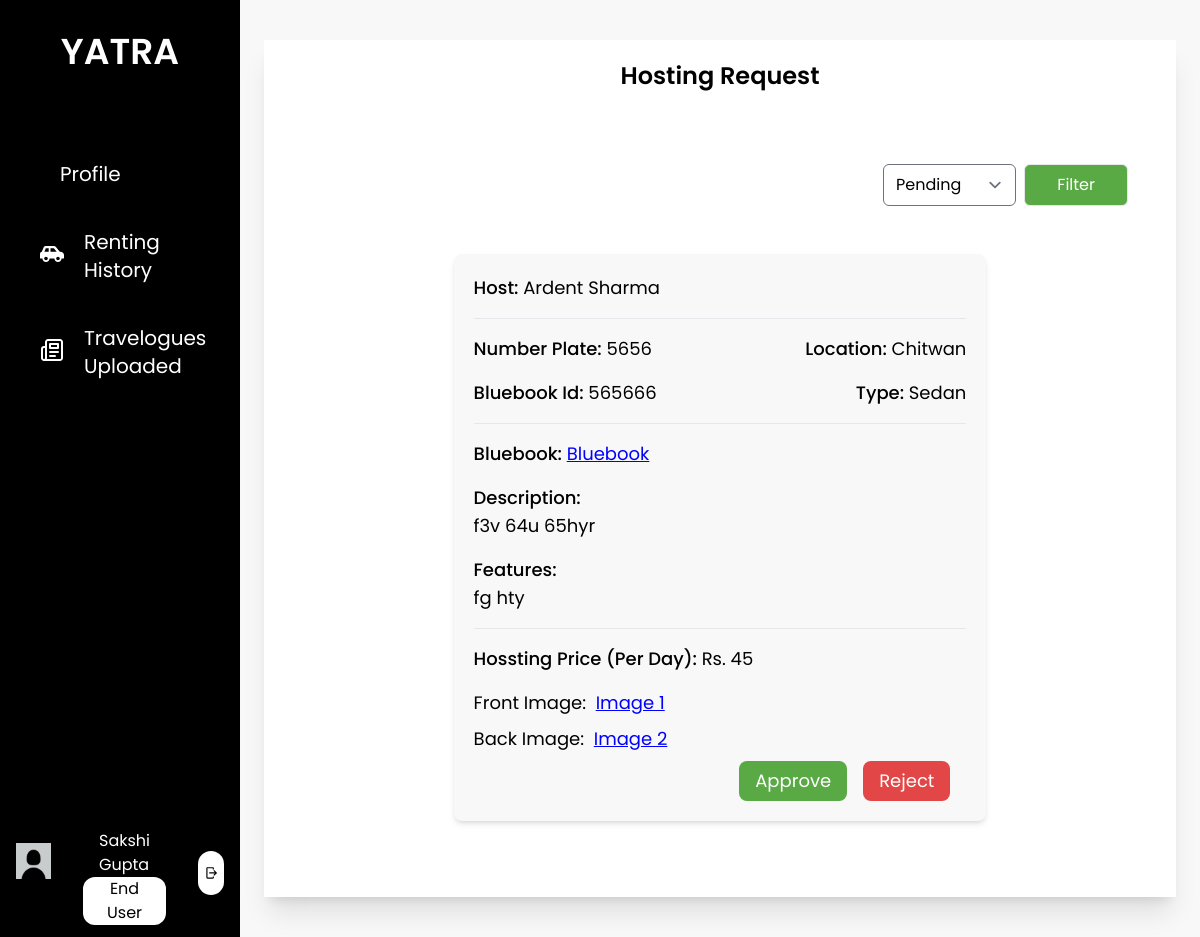
The page /hosting_request (signed in) on the database its author committed.
### base/models.py (models this page shows, shortened)
class EndUser(models.Model):
    user = models.OneToOneField(User, on_delete=models.CASCADE, related_name="enduser")
    first_name = models.CharField(max_length=25)
    last_name = models.CharField(max_length=25)
    email = models.EmailField()
    phone_number = models.CharField(max_length=10)
    citizenship_id = models.CharField(max_length=20, null= True, blank=True)
    citizenship = models.ImageField(upload_to='enduser/profile',  default='default_photo.jpg')
    license_no = models.CharField(max_length=20, null= True, blank=True)
    license = models.ImageField(upload_to='enduser/profile',  default='default_photo.jpg')
    pic = models.ImageField(upload_to='enduser/profile', default='default_profile.jpg')
    is_approved = models.CharField(max_length=10, choices=status, default="Pending")
    is_blocked = models.BooleanField(default=False)

class Vehicle(models.Model):
    types = (
        ('Sedan', 'Sedan'),
        ('SUV', 'SUV'),
        ('Jeep', 'Jeep'),
        ('Mini-Van', 'Mini-Van'),
        ('Other', 'Other'),
    )
    number_plate = models.CharField(max_length=20, unique=True)
    host = models.ForeignKey(Host, on_delete=models.SET_NULL, null=True, related_name="owner")
    location = models.ForeignKey(Location, on_delete=models.SET_NULL, null=True, related_name="place")
    bluebook = models.ImageField(upload_to="host/vehicle")
    bluebook_id = models.CharField(max_length=25)
    image1 = models.ImageField(upload_to="host/vehicle")
    image2 = models.ImageField(upload_to="host/vehicle")
    image3 = models.ImageField(upload_to="host/vehicle", null=True, blank=True)
    description = models.TextField(max_length=500)
    feature = models.TextField(max_length=500)
    price = models.PositiveIntegerField()
    type = models.CharField(max_length=10, choices=types)
    is_approved = models.CharField(max_length=10, choices=status, default="Pending")
    is_rented = models.BooleanField(default=False)

class Host(models.Model):
    user = models.OneToOneField(User, on_delete=models.CASCADE, related_name="host")
    first_name = models.CharField(max_length=25)
    last_name = models.CharField(max_length=25)
    email = models.EmailField()
    phone_number = models.CharField(max_length=10)
    address = models.CharField(max_length=100, null= True, blank=True)
    citizenship_id = models.CharField(max_length=20, null= True, blank=True)
    citizenship = models.ImageField(upload_to='host/profile', default='default_photo.jpg')
    pic = models.ImageField(upload_to='host/profile', default='default_profile.jpg')
    is_approved = models.CharField(max_length=10, choices=status, default="Pending")
    is_blocked = models.BooleanField(default=False)
    def __str__(self):
        return self.first_name + " " + self.last_name

class Location(models.Model):
    name=models.CharField(max_length=25, unique=True)
    def __str__(self):
        return self.name

### base/views.py (the view)
# urls.py: path('hosting_request', views.hosting_request, name='hosting_request'),
def hosting_request(request):
    form = StatusFilterForm(request.GET or None)
    if form.is_valid():
        filter=request.GET.get('is_approved')
        unverified_vehicles = form.filter_report(Vehicle.objects.all())
    else:
        filter='Pending'
        unverified_vehicles = Vehicle.objects.filter(is_approved='Pending')
    context = {
        'unverified_vehicles': unverified_vehicles ,
        'filter': filter,
        'form': form
    }
    return render(request, 'admin/hosting_request.html',context)

### base/forms.py (shortened to what this page needs)
class StatusFilterForm(forms.Form):
    is_approved = forms.ChoiceField(choices=status)

### base/templatetags/user_group.py (called while the page is built)
@register.filter(name='has_group')
def has_group(user, group_name):
    return user.groups.filter(name=group_name).exists()

### base/templates/admin/hosting_request.html (shortened to what this page needs)
{% extends 'base/base.html' %}
{% load static %}
{% load widget_tweaks %}
{% block content %}
<div class="h-screen w-full px-6 py-10 bg-theme">
    <div class="bg-white h-full flex flex-col shadow-xl overflow-y-auto scrollbar-hide">
        <div class="p-3">
            <p class="text-center text-2xl font-semibold pt-2 pb-10">Hosting Request</p>
            {% if unverified_vehicles is not None %}
                <div class="w-full flex justify-end p-8">
                    <form>
                        {% render_field form.is_approved class="rounded-md" %}
                        <input type="submit" class="bg-custom-green px-8 py-2 text-white rounded-md mx-1 border" value="Filter"/>
                    </form>
                </div>
                {% for v in unverified_vehicles %}
                <div class="w-3/5 flex flex-col mx-auto rounded-lg bg-theme p-5 shadow-md text-lg mb-16">
                    <div class="flex flex-col mb-4">
                        <div class="flex flex-row justify-between mb-4">
                            <div>
                                <span class="font-medium">Host: </span>{{ v.host}}
                            </div>
                        </div>
                        <hr class="mb-4">
                        <div class="flex flex-row justify-between mb-4">
                            <div>
                                <span class="font-medium">Number Plate: </span>{{ v.number_plate }}
                            </div>
                            <div>
                                <span class="font-medium">Location: </span>{{ v.location }}
                            </div>
                        </div>
                        <div class="flex flex-row justify-between">
                            <div>
                                <span class="font-medium">Bluebook Id: </span>{{ v.bluebook_id }}
                            </div>
                            <div>
                                <span class="font-medium">Type: </span>{{ v.type }}
                            </div>
                        </div>
                    </div>
                    <hr class="mb-4">
                    <div class="mb-4">
                        <span class="font-medium">Bluebook: </span>
                        <a href="{{ v.bluebook.url }}" target="_blank" style="color: blue;" class="underline">
                            Bluebook
                        </a>
                    </div>
                    <div class="mb-4 flex flex-col">
                        <div>
                            <span class="font-medium">Description: </span>
                        </div>
                        <div>
                            <span>{{ v.description }}</span>
                        </div>
                    </div>
                    <div class="mb-4 flex flex-col">
                        <div>
                            <span class="font-medium">Features: </span>
                        </div>
                        <div>
                            <span>{{ v.feature }}</span>
                        </div>
                    </div>
                    <hr class="mb-4">
                    <div class="mb-4">
                        <span class="font-medium">Hossting Price (Per Day): </span><span>Rs. {{ v.price }}</span>
                    </div>
                    <div>
                        <div class="flex mb-2">
                            <span>Front Image: &nbsp;</span>
                            <a href="{{ v.image1.url }}" target="_blank" style="color: blue;" class="underline">
                                Image 1
                            </a>
                        </div>
                        <div class="flex mb-2">
                            <span>Back Image: &nbsp;</span>
                            <a href="{{ v.image2.url }}" target="_blank" style="color: blue;" class="underline">
                                Image 2
                            </a>
                        </div>
                    </div>
                    {% if v.is_approved == "Pending" %}
                        <div class="w-full flex flex-row justify-end">
                            <form action="{% url 'approve_vehicle' v.id %}" method="post" style="margin-bottom: 0px;">
                                <button type="submit" class="bg-custom-green px-4 py-1.5 mr-4 text-white rounded-lg" onclick="return ConfirmApprove()">Approve</button>
                            </form>
                            <form action="{% url 'reject_vehicle' v.id %}" method="post" style="margin-bottom: 0px;">
                                <button type="submit" class="bg-danger px-4 py-1.5 mr-4 text-white rounded-lg" onclick="return ConfirmReject()">Reject</button>
                            </form>
                        </div>
                    {% endif %}
                </div>
                {% endfor %}
            {% else %}
                <p class="text">No Vehicle Data</p>
            {% endif %}
        </div>
    </div>
</div>
{% endblock content %}

### base/templates/base/base.html (shortened to what this page needs)
{% load static tailwind_tags %}
{% load user_group %}
<html lang="en">
<head>
    {% tailwind_css %}
</head>
<body class="font-poppins min-h-screen">
    <div class="flex flex-row">
        <div class="flex w-1/5 bg-black h-screen text-white">
            <div class="w-full relative">
                <div class="flex justify-center pb-8">
                    <a href="{% url 'home' %}" class="py-8">
                        <span class="text-4xl text-center font-semibold">YATRA</span>
                    </a>
                </div>
                {% if user|has_group:'enduser' %}
                <div class="text-xl">
                    {% with request.resolver_match.url_name as url_name %}
                    <ul class="px-4">
                        <a href="{% url 'enduser_profile' %}" class="nav-bar-items {% if url_name == 'enduser_profile' or url_name == 'enduser_update_profile' or url_name == 'enduser_upload_documents' %}active{% endif %}">
                            <li class="nav-bar-li">
                                Profile
                            </li>
                        </a>
                        <a href="{% url 'renting_history' %}" class="nav-bar-items {% if url_name == 'renting_history' %}active{% endif %}">
                            <img src="{% static 'images/Vehicle.svg' %}" alt="">
                            <li class="nav-bar-li">
                               Renting History
                            </li>
                        </a>
                        <a href="{% url 'travelogues_uploaded' %}" class="nav-bar-items {% if url_name == 'travelogues_uploaded' %}active{% endif %}">
                            <img src="{% static 'images/blog.svg' %}" alt="">
                            <li class="nav-bar-li ">
                               Travelogues Uploaded
                            </li>
                        </a>
                    </ul>
                    {% endwith %}
                </div>
                <div class="flex flex-row absolute bottom-0 justify-evenly py-3 px-4 w-full">
                    <a href="{% url 'enduser_profile' %}" class=" ">
                        <img src="{% static 'images/default_profile.jpg' %}" style="object-fit: contain" alt="" class="w-20 h-20 object-cover rounded-full ">
                    </a>
                    <div class="flex flex-col px-8 justify-evenly">
                        <p class="text-generalBackground px-4 mt-2 ">{{ user.enduser.first_name }} {{ user.enduser.last_name }}</p>
                        <p class="text-gray px-4 text-center rounded-xl bg-white text-black py-0.75 ">End User</p>
                    </div>
                    <div class="ml-auto my-auto flex-end p-1.5 bg-white rounded-full">
                        <a href="{% url 'logout' %}">
                            <img src="{% static 'images/logout.svg' %}" alt="" class="h-8">
                        </a>
                    </div>
                </div>
                {% endif %}
            </div>
        </div>
        <div class="flex w-4/5 h-screen relative overflow-y-auto">
            {% block content %}
            {% endblock content%}
        </div>
    </div>
</body>
</html>

### rows shown on the page
Vehicle: host "Ardent Sharma", number_plate "5656", location "Chitwan", bluebook_id "565666", type "Sedan", description "f3v 64u 65hyr", feature "fg hty", price "45", is_approved "Approve"

### other values the page prints
{{ user.enduser.first_name }} "Sakshi"
{{ user.enduser.last_name }} "Gupta"
